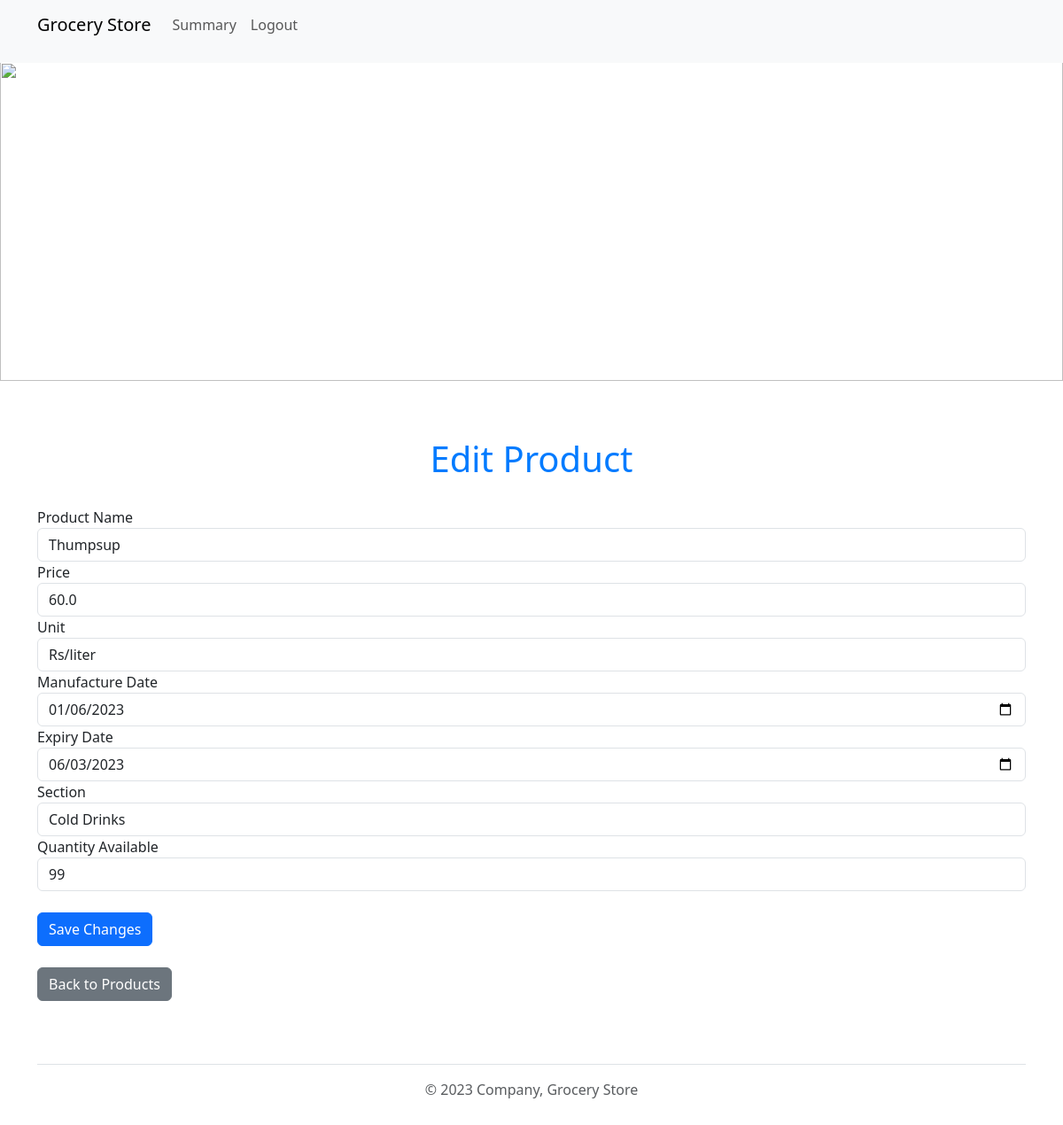
/edit_product/5 (signed in), run on an earlier commit of the app's database.
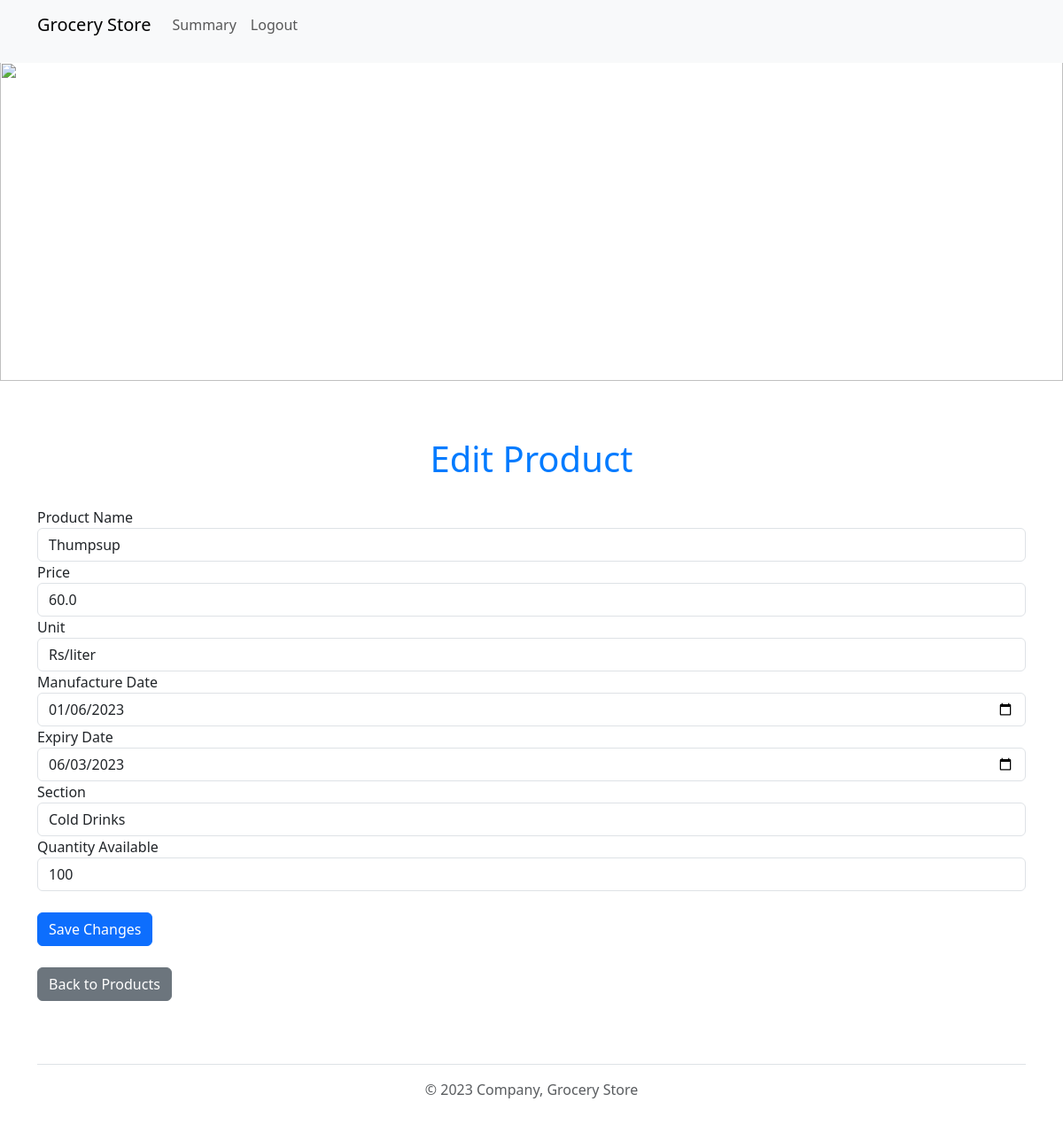
And on a later commit of the database.
### application/models.py (models this page shows)
class Products(db.Model):
    __tablename__ = "products"
    product_id = db.Column(db.Integer, primary_key=True, autoincrement=True)
    product_name = db.Column(db.String(200), nullable=False)
    manufacture_date = db.Column(db.Date)
    expiry_date = db.Column(db.Date)
    rate_per_unit = db.Column(db.Float, nullable=False)
    unit = db.Column(db.String(200), nullable=False, default='Rs')
    section_id = db.Column(db.Integer, db.ForeignKey('sections.section_id', onupdate='CASCADE'))
    section = db.relationship('Sections', backref=db.backref('products', lazy=True))
    quantity_available = db.Column(db.Integer, db.CheckConstraint('quantity_available >= 0', name='check_min_quantity') , nullable=False)

### application/controllers.py (the view, shortened to what this page needs)
@app.route('/edit_product/<int:product_id>', methods=['GET', 'POST'])
@login_required
def edit_product(product_id):
    product = Products.query.get_or_404(product_id)
    form = AddProductForm()
    form.name.data = product.product_name
    form.price.data = product.rate_per_unit
    form.unit.data = product.unit
    form.manufacture_date.data = product.manufacture_date
    form.expiry_date.data = product.expiry_date
    form.section.data = product.section.section_name
    form.quantity_available.data = product.quantity_available
    return render_template('edit_product.html', form=form, product=product)

### application/forms.py
class AddProductForm(FlaskForm):
    name = StringField('Product Name', validators=[DataRequired()])
    price = FloatField('Price', validators=[DataRequired()])
    manufacture_date = DateField('Manufacture Date')
    expiry_date = DateField('Expiry Date')
    section = StringField('Section')
    unit = StringField('Unit')
    submit = SubmitField('Save')
    quantity_available = IntegerField('Quantity Available', validators=[DataRequired()])

### application/controllers.py (called while the page is built)
@login_manager.user_loader
def load_user(user_id):
    return Users.query.get(int(user_id))

### templates/edit_product.html (shortened to what this page needs)
<!DOCTYPE html>
<html>
<head>
    <link href="https://cdn.jsdelivr.net/npm/bootstrap@5.3.0/dist/css/bootstrap.min.css" rel="stylesheet">
    <link rel="stylesheet" type="text/css" href="{{ url_for('static', filename='styles.css') }}">
</head>
<body>
    {% include 'admin_header.html' %}
    {% include 'banner.html' %}
    <div class="container mt-5">
    <h1>Edit Product</h1>
    <form method="POST" action="{{ url_for('edit_product', product_id=product.product_id) }}">
        <div class="form-group">
            {{ form.name.label }}
            {{ form.name(class="form-control") }}
        </div>
        <div class="form-group">
            {{ form.price.label }}
            {{ form.price(class="form-control") }}
        </div>
        <div class="form-group">
            {{ form.unit.label }}
            {{ form.unit(class="form-control") }}
        </div>
        <div class="form-group">
            {{ form.manufacture_date.label }}
            {{ form.manufacture_date(class="form-control") }}
        </div>
        <div class="form-group">
            {{ form.expiry_date.label }}
            {{ form.expiry_date(class="form-control") }}
        </div>
        <div class="form-group">
            {{ form.section.label }}
            {{ form.section(class="form-control") }}
        </div>
        <div class="form-group">
            {{ form.quantity_available.label }}
            {{ form.quantity_available(class="form-control") }}
        </div>
        <br>
        <button type="submit" class="btn btn-primary">Save Changes</button>
    </form>
    <br>
    <a href="{{ url_for('manage_products', section_id=product.section_id) }}" class="btn btn-secondary">Back to Products</a>
    </div>
    {% include 'footer.html' %}
</body>
</html>

What changed in the data, as far as the page shows it:
changed Products "Rs/liter": quantity_available "99" → "100"
